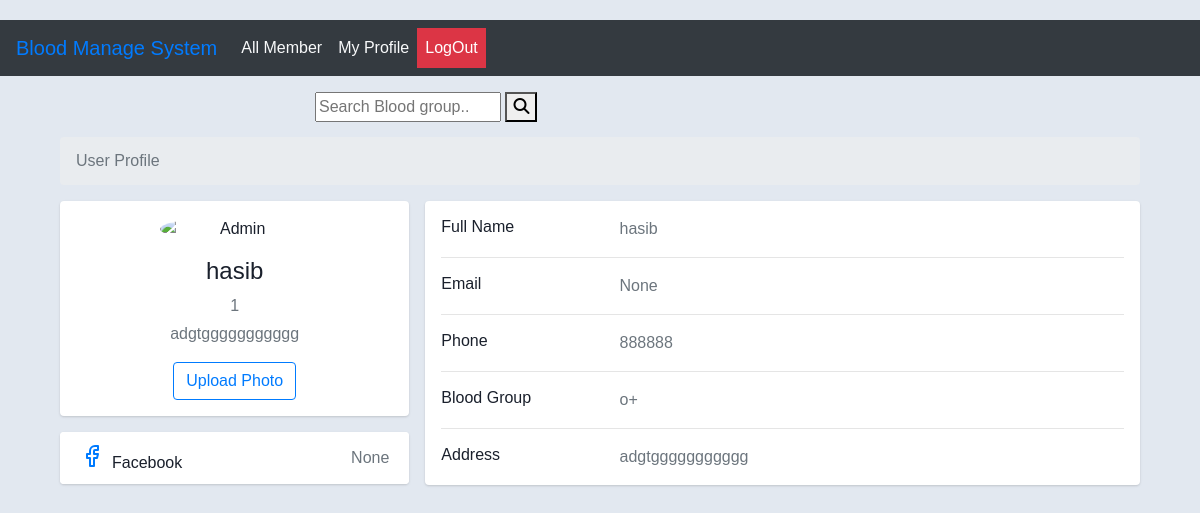
The page /my-profile (signed in) on the database its author committed.
### test_app/models.py (models this page shows, shortened)
class BloodDonar(models.Model):
    user = models.OneToOneField(User, on_delete = models.CASCADE)
    name = models.CharField(max_length=50, blank = True, null = True)
    image = models.ImageField(upload_to= 'profile_pics' ,blank = True, null = True)
    blood_group = models.CharField(max_length=50, blank = True, null = True)
    phone = models.CharField(max_length=50, blank = True, null = True)
    address = models.TextField(blank = True, null = True)
    profession = models.CharField(max_length=50, blank = True, null = True)
    email = models.EmailField(max_length=254, blank = True, null = True)
    facebook_link = models.CharField(max_length=50, blank = True, null = True)

### test_app/views.py (the view)
# urls.py: path("my-profile", my_profile, name="my_profile"),
def my_profile(request):
    user = request.user
    userprofile = BloodDonar.objects.get(user = user)
    context = {'userprofile':userprofile}
    return render(request,'my_profile.html', context)

### templates/my_profile.html (shortened to what this page needs)
{% extends 'base.html' %}
{% load static %}
{% block content %}
<!DOCTYPE html>
<html lang="en">
<head>
    <link rel="stylesheet" href="{% static 'css/my_profile.css' %}">
</head>
<body>
    <div class="container">
        <div class="main-body">
              <nav aria-label="breadcrumb" class="main-breadcrumb">
                <ol class="breadcrumb">
                  <li class="breadcrumb-item active" aria-current="page">User Profile</li>
                </ol>
              </nav>
              <div class="row gutters-sm">
                <div class="col-md-4 mb-3">
                  <div class="card">
                    <div class="card-body">
                      <div class="d-flex flex-column align-items-center text-center">
                        <img src="{{userprofile.profile_pic.url}}" alt="Admin" class="rounded-circle" width="150">
                        <div class="mt-3">
                          <h4>{{userprofile.name}}</h4>
                          <p class="text-secondary mb-1">{{userprofile.profession}}</p>
                          <p class="text-muted font-size-sm">{{userprofile.address}}</p>
                          <a href="{% url 'upload' %}"><button class="btn btn-outline-primary">Upload Photo</button></a>
                        </div>
                      </div>
                    </div>
                  </div>
                  <div class="card mt-3">
                    <ul class="list-group list-group-flush">
                      <li class="list-group-item d-flex justify-content-between align-items-center flex-wrap">
                        <h6 class="mb-0">Facebook</h6>
                        <span class="text-secondary">{{userprofile.facebook_link}}</span>
                      </li>
                    </ul>
                  </div>
                </div>
                <div class="col-md-8">
                  <div class="card mb-3">
                    <div class="card-body">
                      <div class="row">
                        <div class="col-sm-3">
                          <h6 class="mb-0">Full Name</h6>
                        </div>
                        <div class="col-sm-9 text-secondary">
                          {{userprofile.name}}
                        </div>
                      </div>
                      <hr>
                      <div class="row">
                        <div class="col-sm-3">
                          <h6 class="mb-0">Email</h6>
                        </div>
                        <div class="col-sm-9 text-secondary">
                          {{userprofile.email}}
                        </div>
                      </div>
                      <hr>
                      <div class="row">
                        <div class="col-sm-3">
                          <h6 class="mb-0">Phone</h6>
                        </div>
                        <div class="col-sm-9 text-secondary">
                          {{userprofile.phone}}
                        </div>
                      </div>
                      <hr>
                      <div class="row">
                        <div class="col-sm-3">
                          <h6 class="mb-0">Blood Group</h6>
                        </div>
                        <div class="col-sm-9 text-secondary">
                          {{userprofile.blood_group}}
                        </div>
                      </div>
                      <hr>
                      <div class="row">
                        <div class="col-sm-3">
                          <h6 class="mb-0">Address</h6>
                        </div>
                        <div class="col-sm-9 text-secondary">
                          {{userprofile.address}}
                        </div>
                      </div>
                    </div>
                  </div>
                </div>
              </div>
            </div>
        </div>
</body>
</html>
{% endblock %}

### static/css/all-member.css (style rules this page uses)
* { box-sizing: border-box; -webkit-box-sizing: border-box; -moz-box-sizing: border-box; }
body { font-family: Helvetica; -webkit-font-smoothing: antialiased; background: rgba( 71, 147, 227, 1); }

### static/css/my_profile.css (style rules this page uses)
body { margin-top:20px; color: #1a202c; text-align: left; background-color: #e2e8f0; }
.main-body { padding: 15px; }
.card { box-shadow: 0 1px 3px 0 rgba(0,0,0,.1), 0 1px 2px 0 rgba(0,0,0,.06); }
.card { position: relative; display: flex; flex-direction: column; min-width: 0; word-wrap: break-word; background-color: #fff; background-clip: border-box; border: 0 solid rgba(0,0,0,.125); border-radius: .25rem; }
.card-body { flex: 1 1 auto; min-height: 1px; padding: 1rem; }
.gutters-sm { margin-right: -8px; margin-left: -8px; }
.gutters-sm>.col, .gutters-sm>[class*=col-] { padding-right: 8px; padding-left: 8px; }
.mb-3, .my-3 { margin-bottom: 1rem!important; }

### rows shown on the page
BloodDonar: name "hasib", profession "1", address "adgtggggggggggg", facebook_link "None", email "None", phone "888888", blood_group "o+"
